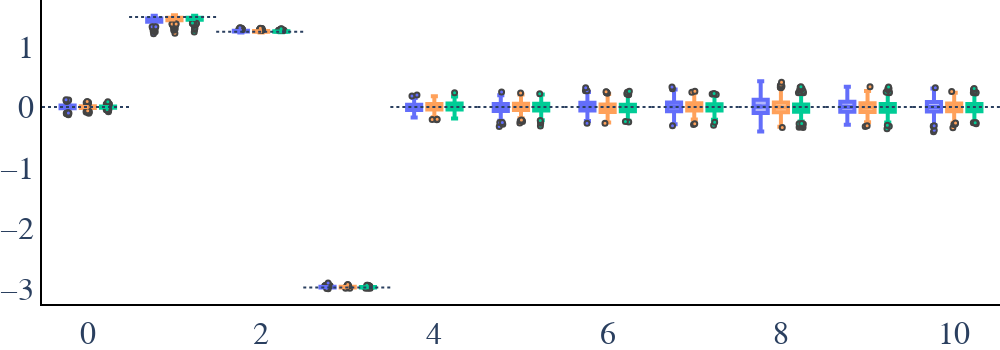

Source (notebook cell):
### Markdown cell above
## `plot_three_sets()`

### Code cell
name_ex = "p10_n_runs500"
showlegend=False

res_path = os.path.join("/Users/elisabeth.ailer/Projects/P5_InsufficientIV/Output/FiniteSample_Results_Random/", name_ex)
estimates = np.load(os.path.join(res_path, "results.npy"), allow_pickle='TRUE').item()
res_beta123 = estimates["res_beta123"]
res_beta12_3 = estimates["res_beta12_3"] 
res_beta1_2_3 = estimates["res_beta1_2_3"]
beta_threesets = np.hstack([0.0, estimates["beta"]])

fig_plot = plot_three_sets(res_beta123, res_beta12_3, res_beta1_2_3, beta_threesets, 
                           name_ex, res_path,
                          showlegend=showlegend)
fig_plot.show()

### Figure 1 — Plotly figure (JSON) as saved in the notebook; plotly's stock layout.template omitted (floating-point values rounded to 4 significant figures; data arrays with more than 128 entries replaced by an {"elided": "..."} marker saying what was removed)
{"data": [{"boxmean": true, "jitter": 0.4, "line": {"width": 4}, "marker": {"color": "#636EFA", "line": {"width": 2}, "size": 5}, "name": "IdealEx", "type": "box", "x": {"elided": "5500 int values"}, "y": {"elided": "5500 float values"}}, {"boxmean": true, "jitter": 0.4, "line": {"width": 4}, "marker": {"color": "#FFA15A", "line": {"width": 2}, "size": 5}, "name": "TwoEx", "type": "box", "x": {"elided": "5500 int values"}, "y": {"elided": "5500 float values"}}, {"boxmean": true, "jitter": 0.4, "line": {"width": 4}, "marker": {"color": "#00CC96", "line": {"width": 2}, "size": 5}, "name": "ThreeEx", "type": "box", "x": {"elided": "5500 int values"}, "y": {"elided": "5500 float values"}}], "layout": {"boxmode": "group", "font": {"family": "serif", "size": 32}, "height": 350, "legend": {"orientation": "h", "x": 0.01, "xanchor": "left", "y": 1.2, "yanchor": "top"}, "margin": {"b": 0, "l": 0, "r": 0, "t": 0}, "plot_bgcolor": "rgba(0,0,0,0)", "shapes": [{"line": {"dash": "dot"}, "type": "line", "x0": 0, "x1": 0.09091, "xref": "paper", "y0": 0, "y1": 0}, {"line": {"dash": "dot"}, "type": "line", "x0": 0.09091, "x1": 0.1818, "xref": "paper", "y0": 1.488, "y1": 1.488}, {"line": {"dash": "dot"}, "type": "line", "x0": 0.1818, "x1": 0.2727, "xref": "paper", "y0": 1.242, "y1": 1.242}, {"line": {"dash": "dot"}, "type": "line", "x0": 0.2727, "x1": 0.3636, "xref": "paper", "y0": -2.977, "y1": -2.977}, {"line": {"dash": "dot"}, "type": "line", "x0": 0.3636, "x1": 0.4545, "xref": "paper", "y0": 0, "y1": 0}, {"line": {"dash": "dot"}, "type": "line", "x0": 0.4545, "x1": 0.5455, "xref": "paper", "y0": 0, "y1": 0}, {"line": {"dash": "dot"}, "type": "line", "x0": 0.5455, "x1": 0.6364, "xref": "paper", "y0": 0, "y1": 0}, {"line": {"dash": "dot"}, "type": "line", "x0": 0.6364, "x1": 0.7273, "xref": "paper", "y0": 0, "y1": 0}, {"line": {"dash": "dot"}, "type": "line", "x0": 0.7273, "x1": 0.8182, "xref": "paper", "y0": 0, "y1": 0}, {"line": {"dash": "dot"}, "type": "line", "x0": 0.8182, "x1": 0.9091, "xref": "paper", "y0": 0, "y1": 0}, {"line": {"dash": "dot"}, "type": "line", "x0": 0.9091, "x1": 1, "xref": "paper", "y0": 0, "y1": 0}], "showlegend": false, "width": 1000, "xaxis": {"linecolor": "black", "linewidth": 2, "showline": true}, "yaxis": {"linecolor": "black", "linewidth": 2, "showline": true}}}
